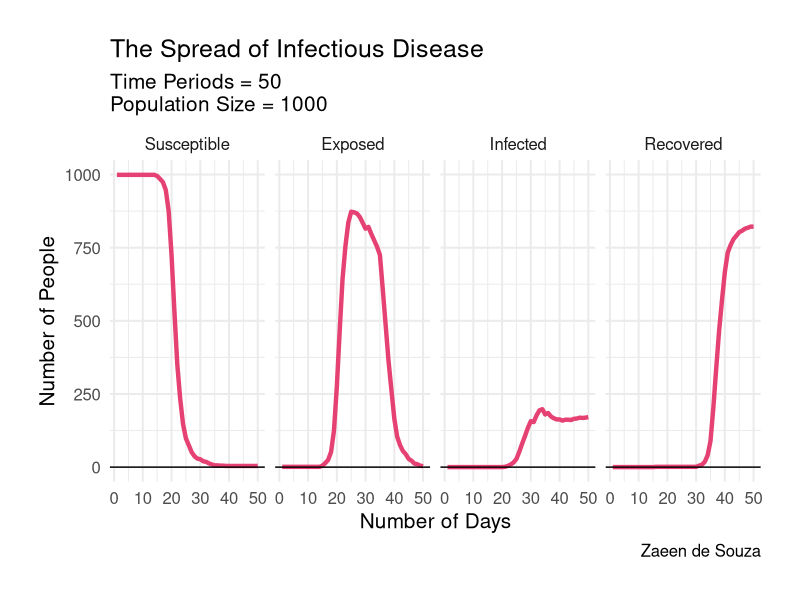

Generate this figure with R:
#------------------------------------------------------------------------------#
# Subject: Advanced Micro Theory
# Assignment: Preliminary code for simulation (Work in Progress)
# Topic: Spread of Infectious Disease
# Name: Zaeen de Souza
# Date: 04-06-2021


# Things to work on still:
# 1. Changing states, I haven't figured out how to get only some people to die
# 2. Adding recoveries and re-infections
# 3. Adding some kind of vaccine after some point in time - make it harder
# to get infected
# 4. Convert the entire thing to a function - so user can specify parameter values
#------------------------------------------------------------------------------#





#------------------------------------Setup part 0------------------------------#
# This clears the current environment - save before running this!
rm(list = ls())
#------------------------------------------------------------------------------#



# Setup pt.1: Will take just 3-5 mins to install - just needed once. Can comment out after installing.


# install.packages("tidyr", dependencies = T)
# install.packages("ggplot", dependencies = T)
# install.packages("dplyr", dependencies = T)
# install.packages("ggthemes", dependencies = T)
library(dplyr)
library(ggplot2)
library(tidyr)
library(ggthemes)
library(ggplot2)

# Setup pt.2
# This code defines the characteristics of the 1st agent, who has some sickness,and also sets the population size, and then adds the exposed agent to the broader population.

# Note:
# ID = index of the ith agent
# State = Infection Status (Susceptible = S, Exposed = E, Infected = I, Recovered = R, Dead/Dying = D)
# Meeting = P(Meeting other agents) drawn from a uniform distribution [0,1]
# TimeE = Time exposed - we will use this later on for determining who gets infected, who recovers, and who dies

Population <- 1000

Agent1 <- data.frame(
  ID = 1,
  State = "E",
  Meeting = runif(1, 0, 1),
  TimeE = 1,
  stringsAsFactors = F
)

# Making the rest of the population - already defined agent 1, so will go from i=2..., Population
for (i in 2:Population) {
  Agent2 <- data.frame(
    ID = i,
    State = "S",
    Meeting = runif(1, 0, 1),
    TimeE = 0,
    stringsAsFactors = F)
  Agent1 <- rbind(Agent1, Agent2)
}

# This sets the number of time periods - and then populates a dataframe with Time number of rows - each row is one time period.
Time <- 50
Output <- data.frame(
  S = rep(0, Time),
  E = rep(0, Time),
  I = rep(0, Time),
  R = rep(0, Time),
  D = rep(0, Time)
)


# Here, it loops across time, using the parameter values - Meeting and Population, to look at how agents meet, how many they meet, and how/whether or not their state changes
# if they come in contact with an exposed person.

# Note:
# There is a lot going on in this chunk - basically, it calculates how many other people they will meet - this is the parameter value * P(Meeting Others) + 1, where the + 1 avoids zeros - I don't want those. I also add a decision rule, where i randomize within a cut-off, which determines whether your state changes or not - this is a resistance type of parameter. The cut-off is a parameter we set - hardcoded at 0.2 for now.

for (k in 1:Time) {
  for (i in 1:Population) {
    Mix1 <- Agent1$Meeting[i]
    Meet1 <- round(Mix1 * 5, 0) + 1
    Meet2 <-
      sample(1:Population,
             Meet1,
             replace = TRUE,
             prob = Agent1$Meeting)
    for (j in 1:length(Meet2)) {
      Meet1a <- Agent1[Meet2[j],]
      if (Meet1a$State == "E") {
        Resistance1 <- runif(1, 0, 1)
        if (Resistance1 < 0.2) {
          Agent1$State[i] = "E"
        }
      }
    }
  }
  
  # I use another set of parameters here - a cut off for days exposed and transition to recovery
  StateE1 <- (1:Population)[Agent1$State == "E"]
  Agent1$TimeE[StateE1] = Agent1$TimeE[StateE1] + 1
  StateE2 <- (1:Population)[Agent1$State == "E" & Agent1$TimeE > 16]
  Agent1$State[StateE2] <- "R"
  
  # Indexing and adding those who COULD potentially fall sick. 0.2 is parameter for daily infection rate (its set high for now)
  StateE3 <- (1:Population)[Agent1$State == "E" & Agent1$TimeE > 5]
  
  for (i in StateE3) {
    # Randomising whether or not you get sick if you are exposed
    Resistance2 <- runif(1, 0, 1)
    if (Resistance2 < 0.1) {
      Agent1$State[i] <- "I"
    }
  }
  
  Output$S[k] <- length(Agent1$State[Agent1$State == "S"])
  Output$E[k] <- length(Agent1$State[Agent1$State == "E"])
  Output$I[k] <- length(Agent1$State[Agent1$State == "I"])
  Output$R[k] <- length(Agent1$State[Agent1$State == "R"])
  Output$D[k] <- length(Agent1$State[Agent1$State == "D"])
}




# Plotting the output to see what it looks like. There are a few housekeeping commands before that - we will need to run those to make the plot.

Output$Time <- seq(1:Time)

# Renaming columns to actual names
Output <- Output %>%
  rename(
    Exposed = E,
    Susceptible = S,
    Infected = I,
    Recovered = R
  )


# Reshaping the data, and ordering it via the factor function, so its easier to plot.
plot_data <- Output %>%
  select(Time, Susceptible, Exposed, Infected, Recovered) %>%
  gather(key = "Parameter", value = "Value", -Time)

plot_data$Parameter <- factor(plot_data$Parameter,
                              levels = c("Susceptible",
                                         "Exposed",
                                         "Infected",
                                         "Recovered"))

ggplot(data = plot_data,
       aes(x = Time,
           y = Value)) +
  geom_line(size = 1.5,
            colour = "#e64173") +
  facet_grid( ~ Parameter) +
  theme_minimal(base_size = 15) +
  theme(plot.margin = unit(c(1, 1, 1, 1), "cm")) +
  geom_hline(yintercept = 0) +
  xlab("Number of Days") +
  ylab("Number of People") +
  labs(
    title = "The Spread of Infectious Disease",
    subtitle = paste("Time Periods =", Time, "\nPopulation Size =", Population),
    caption = "Zaeen de Souza")

ggsave("plot1.pdf", width = 10, height = 8)

